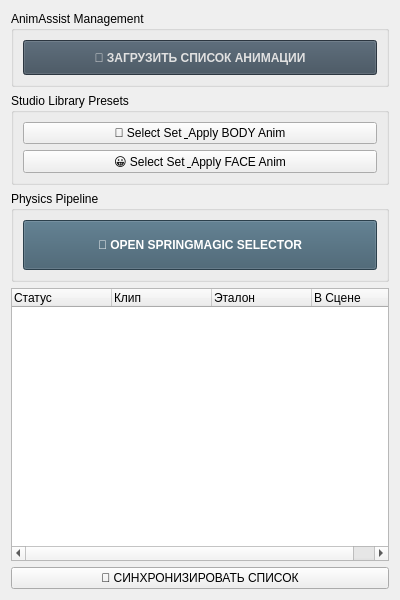
<?xml version="1.0" encoding="UTF-8"?>
<ui version="4.0">
 <class>AnimTab</class>
 <widget class="QWidget" name="AnimTab">
  <property name="geometry">
   <rect>
    <x>0</x>
    <y>0</y>
    <width>400</width>
    <height>600</height>
   </rect>
  </property>
  <layout class="QVBoxLayout" name="verticalLayout">
   <item>
    <widget class="QGroupBox" name="anim_assist_group">
     <property name="title">
      <string>AnimAssist Management</string>
     </property>
     <layout class="QVBoxLayout" name="verticalLayout_aa">
      <item>
       <widget class="QPushButton" name="btn_load_anim_list">
        <property name="minimumSize">
         <size>
          <width>0</width>
          <height>35</height>
         </size>
        </property>
        <property name="toolTip">
         <string>Проверить статус AnimAssist.mel и загрузить эталонный список</string>
        </property>
        <property name="styleSheet">
         <string notr="true">background-color: #3d4c5a; color: #e1e1e1; font-weight: bold;</string>
        </property>
        <property name="text">
         <string>📂 ЗАГРУЗИТЬ СПИСОК АНИМАЦИИ</string>
        </property>
       </widget>
      </item>
     </layout>
    </widget>
   </item>
   <item>
    <widget class="QGroupBox" name="lib_group">
     <property name="title">
      <string>Studio Library Presets</string>
     </property>
     <layout class="QVBoxLayout" name="verticalLayout_2">
      <item>
       <widget class="QPushButton" name="btn_apply_body">
        <property name="text">
         <string>🕺 Select Set &amp; Apply BODY Anim</string>
        </property>
       </widget>
      </item>
      <item>
       <widget class="QPushButton" name="btn_apply_face">
        <property name="text">
         <string>😀 Select Set &amp; Apply FACE Anim</string>
        </property>
       </widget>
      </item>
     </layout>
    </widget>
   </item>
   <item>
    <widget class="QGroupBox" name="sm_group">
     <property name="title">
      <string>Physics Pipeline</string>
     </property>
     <layout class="QVBoxLayout" name="verticalLayout_3">
      <item>
       <widget class="QPushButton" name="btn_spring_magic">
        <property name="minimumSize">
         <size>
          <width>0</width>
          <height>50</height>
         </size>
        </property>
        <property name="styleSheet">
         <string notr="true">background-color: #3d5a6b; color: white; font-weight: bold;</string>
        </property>
        <property name="text">
         <string>🧬 OPEN SPRINGMAGIC SELECTOR</string>
        </property>
       </widget>
      </item>
     </layout>
    </widget>
   </item>
   <item>
    <widget class="QTreeWidget" name="tree_anim_list">
     <column>
      <property name="text">
       <string>Статус</string>
      </property>
     </column>
     <column>
      <property name="text">
       <string>Клип</string>
      </property>
     </column>
     <column>
      <property name="text">
       <string>Эталон</string>
      </property>
     </column>
     <column>
      <property name="text">
       <string>В Сцене</string>
      </property>
     </column>
    </widget>
   </item>
   <item>
    <widget class="QPushButton" name="btn_sync_list">
     <property name="text">
      <string>🔄 СИНХРОНИЗИРОВАТЬ СПИСОК</string>
     </property>
    </widget>
   </item>
  </layout>
 </widget>
 <resources/>
 <connections/>
</ui>
